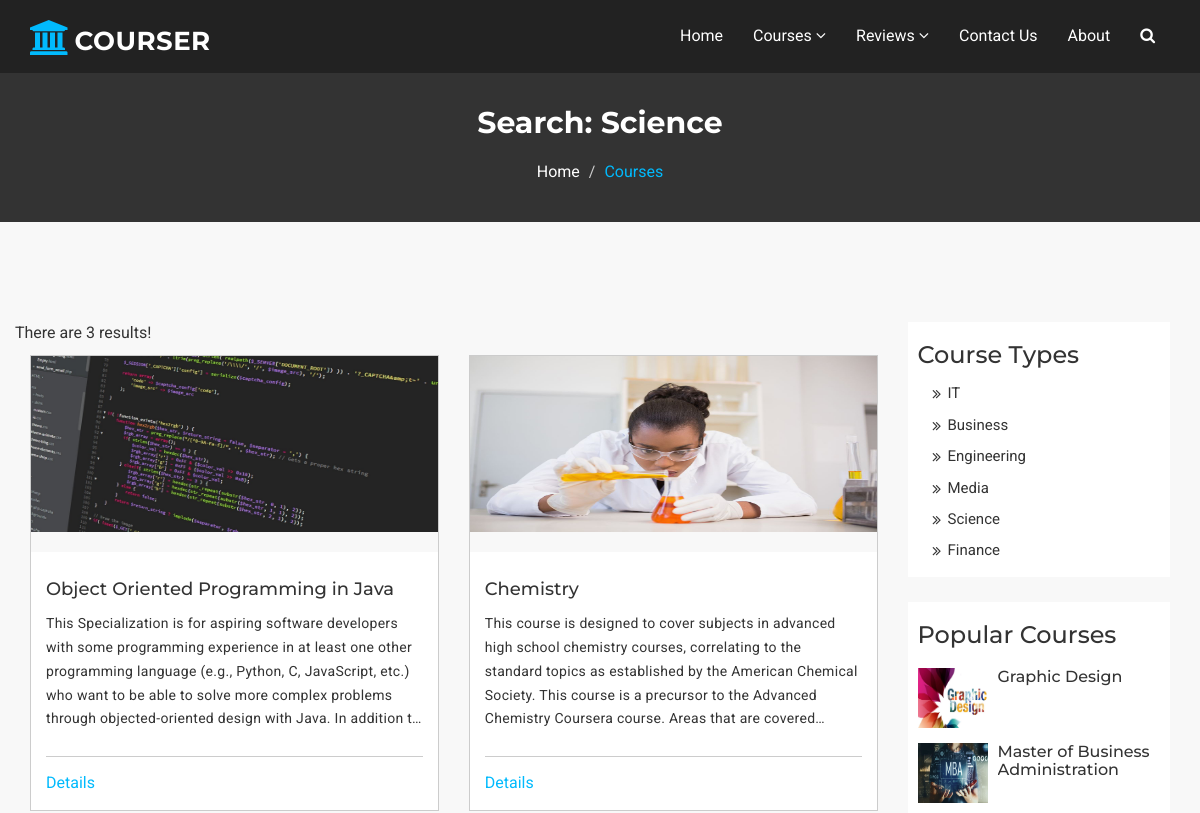
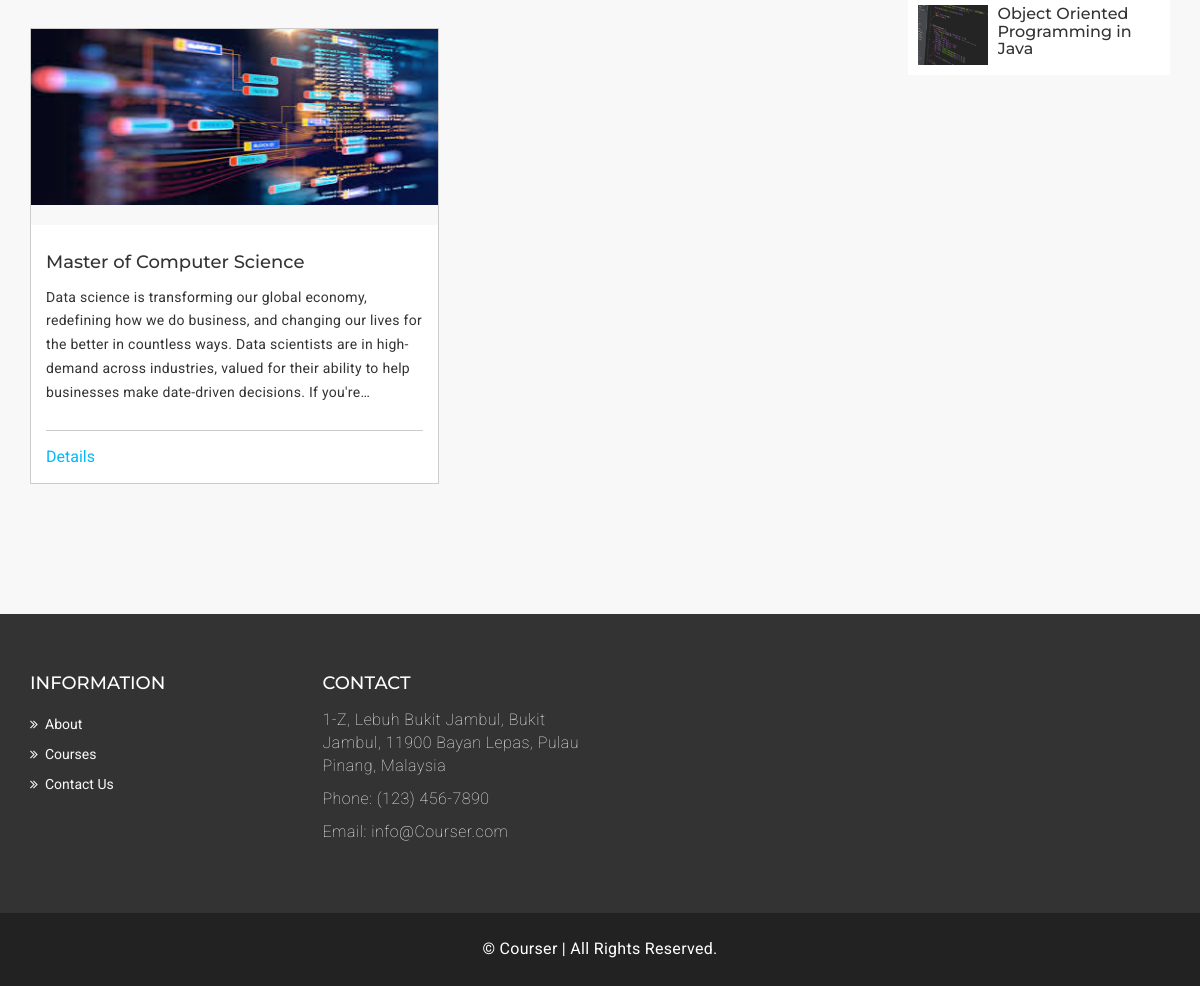
Screenshot of /search.php?search=Science&submit-search=true with the database file from the repository (2 pictures, top to bottom).
### tables this page shows
CREATE TABLE `courses` (
  `course_id` int(11) NOT NULL,
  `course_name` varchar(200) NOT NULL,
  `course_type` varchar(200) NOT NULL,
  `course_cost` varchar(300) NOT NULL,
  `course_length` varchar(200) NOT NULL,
  `course_desc` varchar(10000) NOT NULL,
  `course_info` varchar(10000) NOT NULL,
  `course_img` varchar(100) NOT NULL,
  `course_classes` varchar(200) NOT NULL,
  `course_prov` varchar(200) NOT NULL
);

### search.php (the view, shortened to what this page needs)
<?php
	include_once('dbinc.php');
?>
<!DOCTYPE html>
<html lang="en">
  <head>
    <link href="assets/css/font-awesome.css" rel="stylesheet">
    <link href="assets/css/bootstrap.css" rel="stylesheet">
    <link rel="stylesheet" type="text/css" href="assets/css/slick.css">
    <link rel="stylesheet" href="assets/css/jquery.fancybox.css" type="text/css" media="screen" />
    <link id="switcher" href="assets/css/theme-color/default-theme.css" rel="stylesheet">
    <link href="assets/css/style.css" rel="stylesheet">
  </head>
  <body>
 <section id="mu-page-breadcrumb">
   <div class="container">
     <div class="row">
       <div class="col-md-12">
         <div class="mu-page-breadcrumb-area">
           <h2>Search: <?php
		   $search = mysqli_real_escape_string($conn, $_GET['search']);
		   echo $search ?></h2>
           <ol class="breadcrumb">
            <li><a href="index.php">Home</a></li>
            <li class="active">Courses</li>
          </ol>
         </div>
       </div>
     </div>
   </div>
 </section>
 <section id="mu-course-content">
   <div class="container">
     <div class="row">
       <div class="col-md-12">
         <div class="mu-course-content-area">
            <div class="row">
              <div class="col-md-9">
                <div class="mu-course-container">
                  <div class="row">
				  <?php
				  if(isset($_GET['submit-search'])){
					  $sql = "SELECT * FROM courses WHERE course_name LIKE '%$search%' OR course_type LIKE '%$search%'";
					  $result = mysqli_query($conn, $sql);
					  $queryResult = mysqli_num_rows($result);
					  echo"<p>There are ".$queryResult." results!<br></p>";
					  if($queryResult > 0){
						while($row = mysqli_fetch_assoc($result))
						  {
					  ?>
					  <div class="col-md-6 col-sm-6">
                    <div class="mu-latest-course-single">
                      <figure class="mu-latest-course-img">
                        <a href="course-detail.php?id=<?php echo $row['course_id']?>">
						<img src="<?php echo $row['course_img']?>" alt="img" width="331.75" height = "176.38"></a>
                        <figcaption class="mu-latest-course-imgcaption">
                        </figcaption>
                      </figure>
                      <div class="mu-latest-course-single-content">
                        <h4><a href="course-detail.php?id=<?php echo $row['course_id']?>"><?php echo $row['course_name']?></a></h4>
                        <p class="elipsis"><?php echo $row['course_desc']?></p>
                        <div class="mu-latest-course-single-contbottom">
                          <a class="mu-course-details" href="course-detail.php?id=<?php echo $row['course_id']?>">Details</a>
                        </div>
                      </div>
                    </div>
                  </div>
<?php
						  }
					  }else{
							  echo "No results found!";
					  }
				  }
?>
                  </div>
                </div>
              </div>
			  <div class="col-md-3">
                <aside class="mu-sidebar">
                  <div class="mu-single-sidebar">
                    <h3>Course Types</h3>
                    <ul class="mu-sidebar-catg">
                      <li><a href="search.php?search=IT&submit-search=true">IT</a></li>
                      <li><a href="search.php?search=Business&submit-search=true">Business</a></li>
                      <li><a href="search.php?search=Engineering&submit-search=true">Engineering</a></li>
                      <li><a href="search.php?search=Media&submit-search=true">Media</a></li>
                      <li><a href="search.php?search=Science&submit-search=true">Science</a></li>
                      <li><a href="search.php?search=Finance&submit-search=true">Finance</a></li>
                    </ul>
                  </div>
                  <div class="mu-single-sidebar">
                    <h3>Popular Courses</h3>
                    <div class="mu-sidebar-popular-courses">
                      <div class="media">
                        <div class="media-left">
						<?php
						     $related = "SELECT * FROM courses WHERE course_id='4';";
						     $result3 = mysqli_query($conn, $related) or die("Bad Query:$related");
							 $row3 = mysqli_fetch_array($result3);
							?>
                          <a href="course-detail.php?id=4">
                            <img class="media-object" src="<?php echo $row3['course_img']?>" alt="img">
                          </a>
                        </div>
                        <div class="media-body">
                          <h4 class="media-heading"><a href="course-detail.php?id=4"><?php echo $row3['course_name']?></a></h4>
                        </div>
                      </div>
                        <div class="media">
                        <div class="media-left">
						<?php
						     $related = "SELECT * FROM courses WHERE course_id='3';";
						     $result3 = mysqli_query($conn, $related) or die("Bad Query:$related");
							 $row3 = mysqli_fetch_array($result3);
							?>
                          <a href="course-detail.php?id=3">
                            <img class="media-object" src="<?php echo $row3['course_img']?>" alt="img">
                          </a>
                        </div>
                        <div class="media-body">
                          <h4 class="media-heading"><a href="course-detail.php?id=3"><?php echo $row3['course_name']?></a></h4>
                        </div>
                      </div>
                      <div class="media">
                        <div class="media-left">
						<?php
						     $related = "SELECT * FROM courses WHERE course_id='1';";
						     $result3 = mysqli_query($conn, $related) or die("Bad Query:$related");
							 $row3 = mysqli_fetch_array($result3);
							?>
                          <a href="course-detail.php?id=1">
                            <img class="media-object" src="<?php echo $row3['course_img']?>" alt="img">
                          </a>
                        </div>
                        <div class="media-body">
                          <h4 class="media-heading"><a href="course-detail.php?id=1"><?php echo $row3['course_name']?></a></h4>
                        </div>
                      </div>
                    </div>
                  </div>
                </aside>
             </div>
           </div>
         </div>
       </div>
     </div>
   </div>
 </section>
  </body>
</html>

### assets/css/theme-color/default-theme.css (style rules this page uses)
#mu-menu .navbar-header .navbar-brand i { color: #01bafd; }
.mu-latest-course-single .mu-latest-course-single-content .mu-latest-course-single-contbottom .mu-course-details { color: #01bafd; }
#mu-page-breadcrumb .mu-page-breadcrumb-area .breadcrumb .active { color: #01bafd; }
#mu-course-content { background-color: #f8f8f8; display: inline; float: left; padding: 100px 0; width: 100%; }
#mu-course-content .mu-course-content-area { display: inline; float: left; width: 100%; }
#mu-course-content .mu-course-content-area .mu-course-container { display: inline; float: left; width: 100%; }
#mu-course-content .mu-course-content-area .mu-course-container .mu-latest-course-single { border: 1px solid #ccc; margin-bottom: 30px; }

### search.php (style rules this page uses)
p.elipsis { display: -webkit-box; -webkit-line-clamp: 5; -webkit-box-orient: vertical; overflow: hidden; text-overflow: ellipsis; }

### rows the page displays
courses: shows a picture, course_name "Object Oriented Programming in Java", course_desc "This Specialization is for aspiring software developers with some programming experience in at least one other programming language (e.g., Python, C, JavaScript, etc.) who want to be able to solve more complex problems through objected-oriented design with Java. In addition…"
courses: shows a picture, course_name "Chemistry", course_desc "This course is designed to cover subjects in advanced high school chemistry courses, correlating to the standard topics as established by the American Chemical Society. This course is a precursor to the Advanced Chemistry Coursera course. Areas that are…"
courses: shows a picture, course_name "Master of Computer Science", course_desc "Data science is transforming our global economy, redefining how we do business, and changing our lives for the better in countless ways. Data scientists are in high-demand across industries, valued for their ability to help businesses make date-driven decisions. If…"
courses: course_name "Graphic Design"
courses: course_name "Master of Business Administration"

### other values shown
$search "Science"
$queryResult "3"
